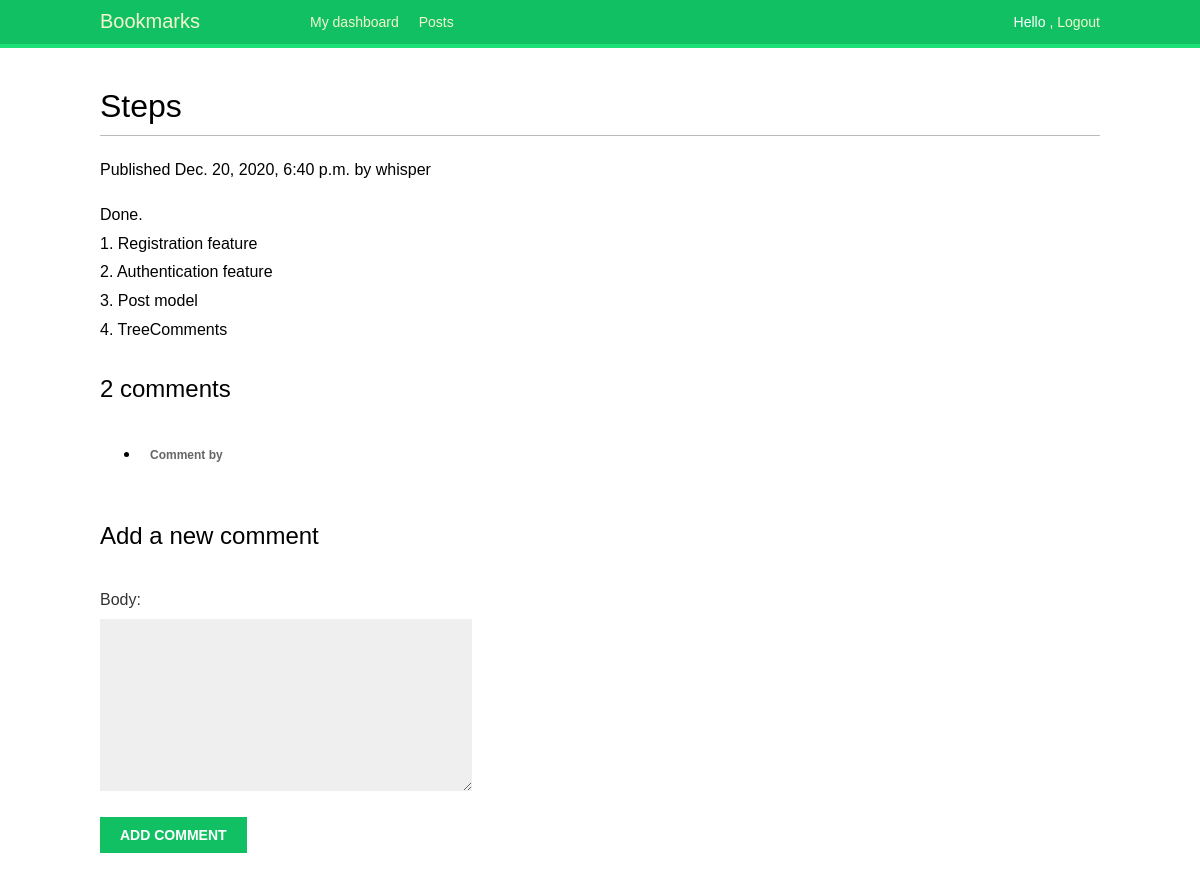
Screenshot of /account/posts/2020/12/20/steps/ (signed in) with the database file from the repository.
### account/models.py (models this page shows)
class Post(models.Model):
    STATUS_CHOICES = (
        ('draft', 'Draft'),
        ('published', 'Published'),
    )
    title = models.CharField(max_length=250)
    slug = models.SlugField(max_length=250,
                            unique_for_date='publish')
    author = models.ForeignKey(User,    #model of the Django authentication system
                               on_delete=models.CASCADE,
                               related_name='bookmark_posts')
    body = models.TextField()
    publish = models.DateTimeField(default=timezone.now)
    created = models.DateTimeField(auto_now_add=True)
    updated = models.DateTimeField(auto_now=True)
    status = models.CharField(max_length=10,
                              choices=STATUS_CHOICES,
                              default='draft')
    objects = models.Manager() # The default manager.
    published = PublishedManager() # Our custom manager.

### account/views.py (the view)
@login_required
def post_detail(request, year, month, day, post):
    post = get_object_or_404(Post, slug=post,
                             status='published',
                             publish__year=year,
                             publish__month=month,
                             publish__day=day)
    comments = post.tree_comments.filter(active=True)
    new_comment = None
    if request.method == 'POST':
        comment_form = CommentForm(data=request.POST)
        if comment_form.is_valid():
            new_comment = comment_form.save(commit=False)
            new_comment.post = post
            new_comment.name = request.user.username
            new_comment.email = request.user.email
            new_comment.save()
    else:
        comment_form = CommentForm()
    return render(request,
                  'account/post/detail.html',
                  {'post': post,
                   'comments': comments,
                   'new_comment': new_comment,
                   'comment_form': comment_form})

### account/forms.py
class CommentForm(forms.ModelForm):
	class Meta:
		model = TreeComment
		fields = ('body',)

### account/templates/account/post/detail.html (shortened to what this page needs)
{% extends "base.html" %}
{% load mptt_tags %}
{% block content %}
    <h1>{{ post.title }}</h1>
    <p class="date">
        Published {{ post.publish }} by {{ post.author }}
    </p>
    {{ post.body|linebreaks }}
    {% with comments.count as total_comments %}
        <h2>
            {{ total_comments }} comment{{ total_comments|pluralize }}
        </h2>
    {% endwith %}
    <ul>
        {% recursetree comments %}
            <li class="comment">
                <p class="info">
                    Comment by {{ node.name }}
                </p>
            </li>
        {% endrecursetree %}
    </ul>
    {% if new_comment %}
        <h2>Your comment has been added.</h2>
    {% else %}
        <h2>Add a new comment</h2>
        <form method="post">
            {{ comment_form.as_p }}
            <p><input type="submit" value="Add comment"></p>
        </form>
    {% endif %}
{% endblock %}

### account/static/css/base.css (style rules this page uses)
body { margin:0; padding:0; font-family:helvetica, sans-serif; }
p { line-height: 1.8; }
h1, h2, h3, h4, h5 , h6 { font-family: 'Muli', sans-serif; font-weight:normal; }
h1 { border-bottom:1px solid #bbb; padding:0 0 10px 0; margin:10px 0 20px 0; }
h2 { margin:30px 0 20px; }
form { overflow:auto; }
form p { width:100%; overflow:auto; }
label { float:left; clear:both; color:#333; margin-bottom:4px; }
input, textarea { clear:both; float:left; margin:0 0 10px; background:#efefef; border:0; padding:6px 10px; font-size:14px; }
input[type=submit], a.button { font-weight:bold; background:#12c064; color:#fff; padding:10px 20px; font-size:14px; text-transform:uppercase; }
.comment { padding:10px; }
.comment .info { font-weight:bold; font-size:12px; color:#666; }

### rows the page displays
Post: title "Steps", publish "Dec. 20, 2020, 6:40 p.m.", author "whisper", body "Done. 1. Registration feature 2. Authentication feature 3. Post model 4. TreeComments"

### other values shown
{{ total_comments }} "2"
